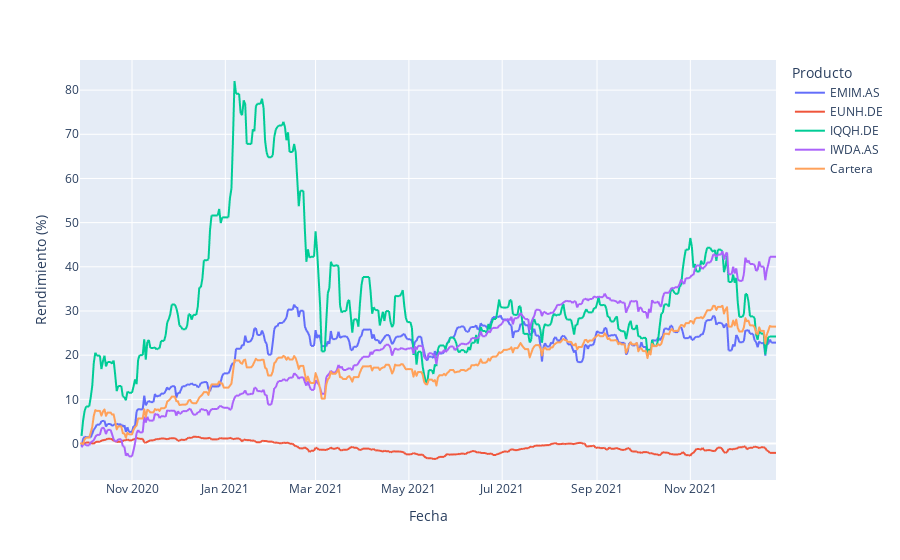

The notebook cell saved with this chart:
### Code cell
line_fig = px.line((df_rets.loc[start_date:sel_date].cumprod() - 1) * 100,
                   labels={"value": "Rendimiento (%)",
                           "variable": "Producto" })

line_fig.show()

### Figure 1 — Plotly figure (JSON) as saved in the notebook; plotly's stock layout.template omitted (floating-point values rounded to 4 significant figures; data arrays with more than 128 entries replaced by an {"elided": "..."} marker saying what was removed)
{"data": [{"hovertemplate": "Producto=EMIM.AS<br>Fecha=%{x}<br>Rendimiento (%)=%{y}<extra></extra>", "legendgroup": "EMIM.AS", "line": {"color": "#636efa", "dash": "solid"}, "marker": {"symbol": "circle"}, "mode": "lines", "name": "EMIM.AS", "showlegend": true, "type": "scattergl", "x": {"elided": "456 str values"}, "xaxis": "x", "y": {"elided": "456 float values"}, "yaxis": "y"}, {"hovertemplate": "Producto=EUNH.DE<br>Fecha=%{x}<br>Rendimiento (%)=%{y}<extra></extra>", "legendgroup": "EUNH.DE", "line": {"color": "#EF553B", "dash": "solid"}, "marker": {"symbol": "circle"}, "mode": "lines", "name": "EUNH.DE", "showlegend": true, "type": "scattergl", "x": {"elided": "456 str values"}, "xaxis": "x", "y": {"elided": "456 float values"}, "yaxis": "y"}, {"hovertemplate": "Producto=IQQH.DE<br>Fecha=%{x}<br>Rendimiento (%)=%{y}<extra></extra>", "legendgroup": "IQQH.DE", "line": {"color": "#00cc96", "dash": "solid"}, "marker": {"symbol": "circle"}, "mode": "lines", "name": "IQQH.DE", "showlegend": true, "type": "scattergl", "x": {"elided": "456 str values"}, "xaxis": "x", "y": {"elided": "456 float values"}, "yaxis": "y"}, {"hovertemplate": "Producto=IWDA.AS<br>Fecha=%{x}<br>Rendimiento (%)=%{y}<extra></extra>", "legendgroup": "IWDA.AS", "line": {"color": "#ab63fa", "dash": "solid"}, "marker": {"symbol": "circle"}, "mode": "lines", "name": "IWDA.AS", "showlegend": true, "type": "scattergl", "x": {"elided": "456 str values"}, "xaxis": "x", "y": {"elided": "456 float values"}, "yaxis": "y"}, {"hovertemplate": "Producto=Cartera<br>Fecha=%{x}<br>Rendimiento (%)=%{y}<extra></extra>", "legendgroup": "Cartera", "line": {"color": "#FFA15A", "dash": "solid"}, "marker": {"symbol": "circle"}, "mode": "lines", "name": "Cartera", "showlegend": true, "type": "scattergl", "x": {"elided": "456 str values"}, "xaxis": "x", "y": {"elided": "456 float values"}, "yaxis": "y"}], "layout": {"legend": {"title": {"text": "Producto"}, "tracegroupgap": 0}, "margin": {"t": 60}, "xaxis": {"anchor": "y", "domain": [0, 1], "title": {"text": "Fecha"}}, "yaxis": {"anchor": "x", "domain": [0, 1], "title": {"text": "Rendimiento (%)"}}}}
